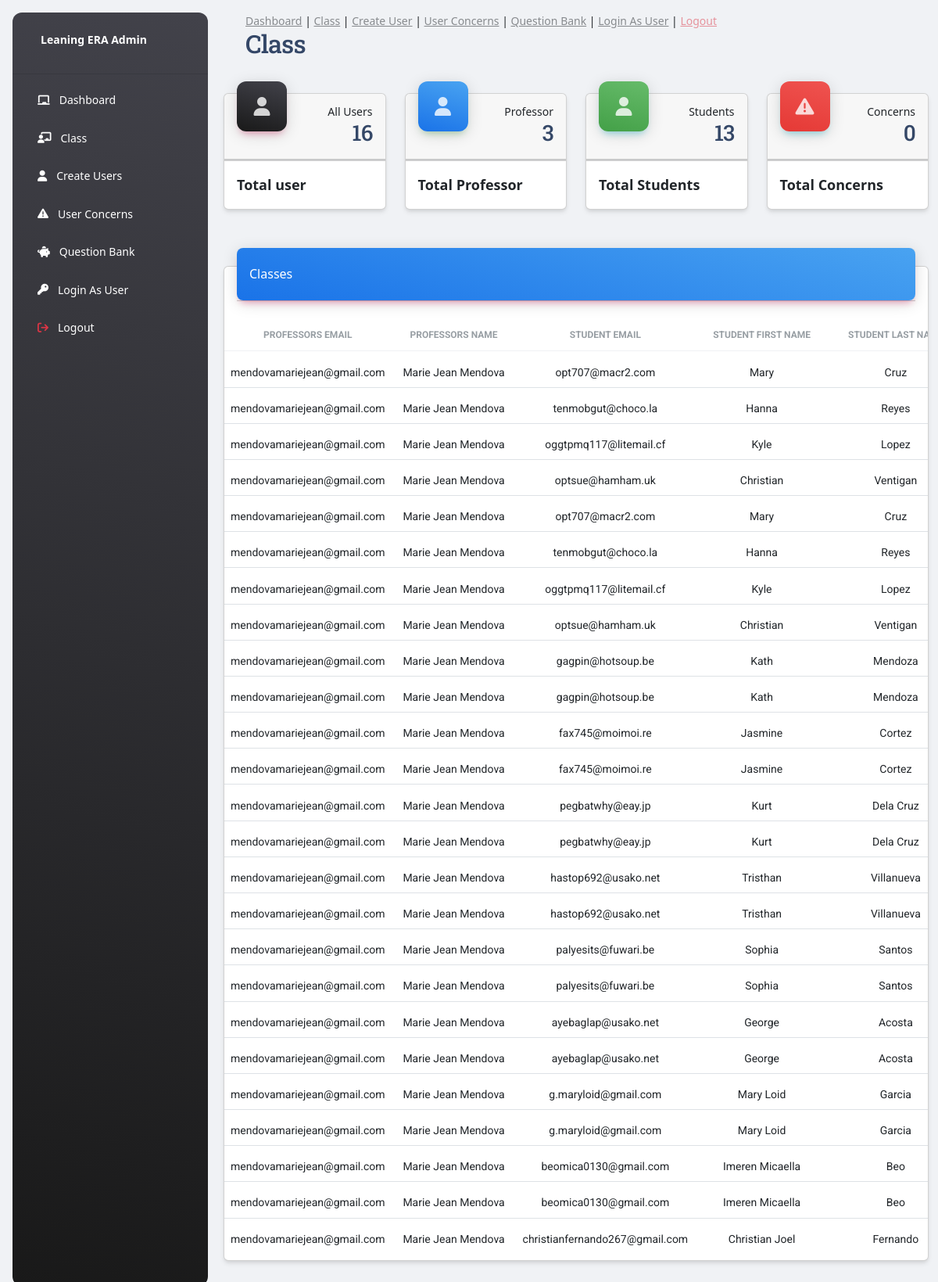
Screenshot of /admin/class.php with the database file from the repository.
### tables this page shows
CREATE TABLE `prof_class` (
  `id` int(11) NOT NULL,
  `prof_email` varchar(255) NOT NULL,
  `prof_name` varchar(255) NOT NULL,
  `student_email` varchar(255) NOT NULL,
  `student_fname` varchar(255) NOT NULL,
  `student_lname` varchar(255) NOT NULL,
  `student_gender` varchar(255) NOT NULL,
  `subject` varchar(255) NOT NULL,
  `subject_token` varchar(255) NOT NULL,
  `image_upload` varchar(255) NOT NULL,
  `approval` int(11) NOT NULL,
  `score` int(11) NOT NULL,
  `badges` varchar(255) NOT NULL
);

### admin/class.php (the view, shortened to what this page needs)
<!DOCTYPE html>
<html lang="en">
<head>
  <?php
    include "../connect.php";
    include "head_links.php"
  ?>
</head>
<body class="g-sidenav-show  bg-gray-200">
  <?php
    include "side_navbar.php";
  ?>
  <main class="main-content position-relative max-height-vh-100 h-100 border-radius-lg ">
    <?php
      include "navbar.php";
      include "users_hero.php";
    ?>
    <div class="container-fluid py-4">
      <div class="row">
        <div class="col-12">
          <div class="card my-4">
            <div class="card-header p-0 position-relative mt-n4 mx-3 z-index-2">
              <div class="bg-gradient-info shadow-primary border-radius-lg pt-4 pb-3">
                <h6 class="text-white text-capitalize ps-3">Classes</h6>
              </div>
            </div>
            <div class="card-body px-0 pb-2">
              <div class="table-responsive p-0">
                <?php
                  $sql_prof = "select * from prof_class";
                  $res_prof = mysqli_query($conn, $sql_prof);
                  if($res_prof->num_rows > 0)
                  {
                    echo'
                    <table class="table align-items-center mb-0">
                      <thead>
                        <tr>
                          <th class="text-center text-uppercase text-secondary text-xs font-weight-bolder opacity-7">Professors Email</th>
                          <th class="text-center text-uppercase text-secondary text-xs font-weight-bolder opacity-7">Professors Name</th>
                          <th class="text-center text-uppercase text-secondary text-xs font-weight-bolder opacity-7">Student Email</th>
                          <th class="text-center text-uppercase text-secondary text-xs font-weight-bolder opacity-7">Student First Name</th>
                          <th class="text-center text-uppercase text-secondary text-xs font-weight-bolder opacity-7">Student Last Name</th>
                          <th class="text-center text-uppercase text-secondary text-xs font-weight-bolder opacity-7">Student Gender</th>
                          <th class="text-center text-uppercase text-secondary text-xs font-weight-bolder opacity-7">Subject</th>
                          <th class="text-center text-uppercase text-secondary text-xs font-weight-bolder opacity-7">Subject ID</th>
                          <th class="text-center text-uppercase text-secondary text-xs font-weight-bolder opacity-7">Approval Status</th>
                          <th class="text-center text-uppercase text-secondary text-xs font-weight-bolder opacity-7">Scores</th>
                        </tr>
                      </thead>
                    <tbody>
                    ';
                    while($row = $res_prof->fetch_assoc())
                    {
                      $prof_email = $row['prof_email'];
                      $prof_name = $row['prof_name'];
                      $student_email = $row['student_email'];
                      $student_fname = $row['student_fname'];
                      $student_lname = $row['student_lname'];
                      $student_gender = $row['student_gender'];
                      $subject = $row['subject'];
                      $subject_ID = $row['subject_token'];
                      $approval = $row['approval'];
                      $score = $row['score'];
                      if($approval == 1)
                      {
                        $approval = ' <span class="badge badge-sm bg-gradient-success">Approved</span>';
                      }
                      else
                      if($approval == 0)
                      {
                        $approval = ' <span class="badge badge-sm bg-gradient-warning">Pending</span>';
                      }
                      else{
                        $approval = ' <span class="badge badge-sm bg-gradient-danger">Rejected</span>';
                      }
                      echo'
                      <tr>
                        <td class="align-middle text-center text-sm pt-3">
                          '.$prof_email.'
                        </td>
                        <td class="align-middle text-center text-sm pt-3">
                          '.$prof_name.'
                        </td>
                        <td class="align-middle text-center text-sm pt-3">
                          '.$student_email.'
                        </td>
                        <td class="align-middle text-center text-sm pt-3">
                          '.$student_fname.'
                        </td>
                        <td class="align-middle text-center text-sm pt-3">
                          '.$student_lname.'
                        </td>
                        <td class="align-middle text-center text-sm pt-3">
                          '.$student_gender.'
                        </td>
                        <td class="align-middle text-center text-sm pt-3">
                          '.$subject.'
                        </td>
                        <td class="align-middle text-center text-sm pt-3">
                          '.$subject_ID.'
                        </td>
                        <td class="align-middle text-center text-sm pt-3">
                          '.$approval.'
                        </td>
                        <td class="align-middle text-center text-sm pt-3">
                          '.$score.'
                        </td>
                      </tr>
                      ';
                    }
                  echo'
                    </tbody>
                  </table>
                  ';
                  }
                ?>
              </div>
            </div>
          </div>
        </div>
      </div>
    </div>
</body>
</html>

### rows the page displays
prof_class: prof_email "mendovamariejean@gmail.com", prof_name "Marie Jean Mendova", student_email "opt707@macr2.com", student_fname "Mary", student_lname "Cruz"
prof_class: prof_email "mendovamariejean@gmail.com", prof_name "Marie Jean Mendova", student_email "tenmobgut@choco.la", student_fname "Hanna", student_lname "Reyes"
prof_class: prof_email "mendovamariejean@gmail.com", prof_name "Marie Jean Mendova", student_email "oggtpmq117@litemail.cf", student_fname "Kyle", student_lname "Lopez"
prof_class: prof_email "mendovamariejean@gmail.com", prof_name "Marie Jean Mendova", student_email "optsue@hamham.uk", student_fname "Christian", student_lname "Ventigan"
prof_class: prof_email "mendovamariejean@gmail.com", prof_name "Marie Jean Mendova", student_email "opt707@macr2.com", student_fname "Mary", student_lname "Cruz"
prof_class: prof_email "mendovamariejean@gmail.com", prof_name "Marie Jean Mendova", student_email "tenmobgut@choco.la", student_fname "Hanna", student_lname "Reyes"
prof_class: prof_email "mendovamariejean@gmail.com", prof_name "Marie Jean Mendova", student_email "oggtpmq117@litemail.cf", student_fname "Kyle", student_lname "Lopez"
prof_class: prof_email "mendovamariejean@gmail.com", prof_name "Marie Jean Mendova", student_email "optsue@hamham.uk", student_fname "Christian", student_lname "Ventigan"
prof_class: prof_email "mendovamariejean@gmail.com", prof_name "Marie Jean Mendova", student_email "gagpin@hotsoup.be", student_fname "Kath", student_lname "Mendoza"
prof_class: prof_email "mendovamariejean@gmail.com", prof_name "Marie Jean Mendova", student_email "gagpin@hotsoup.be", student_fname "Kath", student_lname "Mendoza"
prof_class: prof_email "mendovamariejean@gmail.com", prof_name "Marie Jean Mendova", student_email "fax745@moimoi.re", student_fname "Jasmine", student_lname "Cortez"
prof_class: prof_email "mendovamariejean@gmail.com", prof_name "Marie Jean Mendova", student_email "fax745@moimoi.re", student_fname "Jasmine", student_lname "Cortez"
prof_class: prof_email "mendovamariejean@gmail.com", prof_name "Marie Jean Mendova", student_email "pegbatwhy@eay.jp", student_fname "Kurt", student_lname "Dela Cruz"
prof_class: prof_email "mendovamariejean@gmail.com", prof_name "Marie Jean Mendova", student_email "pegbatwhy@eay.jp", student_fname "Kurt", student_lname "Dela Cruz"
prof_class: prof_email "mendovamariejean@gmail.com", prof_name "Marie Jean Mendova", student_email "hastop692@usako.net", student_fname "Tristhan", student_lname "Villanueva"
prof_class: prof_email "mendovamariejean@gmail.com", prof_name "Marie Jean Mendova", student_email "hastop692@usako.net", student_fname "Tristhan", student_lname "Villanueva"
prof_class: prof_email "mendovamariejean@gmail.com", prof_name "Marie Jean Mendova", student_email "palyesits@fuwari.be", student_fname "Sophia", student_lname "Santos"
prof_class: prof_email "mendovamariejean@gmail.com", prof_name "Marie Jean Mendova", student_email "palyesits@fuwari.be", student_fname "Sophia", student_lname "Santos"
prof_class: prof_email "mendovamariejean@gmail.com", prof_name "Marie Jean Mendova", student_email "ayebaglap@usako.net", student_fname "George", student_lname "Acosta"
prof_class: prof_email "mendovamariejean@gmail.com", prof_name "Marie Jean Mendova", student_email "ayebaglap@usako.net", student_fname "George", student_lname "Acosta"
prof_class: prof_email "mendovamariejean@gmail.com", prof_name "Marie Jean Mendova", student_email "g.maryloid@gmail.com", student_fname "Mary Loid", student_lname "Garcia"
prof_class: prof_email "mendovamariejean@gmail.com", prof_name "Marie Jean Mendova", student_email "g.maryloid@gmail.com", student_fname "Mary Loid", student_lname "Garcia"
prof_class: prof_email "mendovamariejean@gmail.com", prof_name "Marie Jean Mendova", student_email "beomica0130@gmail.com", student_fname "Imeren Micaella", student_lname "Beo"
prof_class: prof_email "mendovamariejean@gmail.com", prof_name "Marie Jean Mendova", student_email "beomica0130@gmail.com", student_fname "Imeren Micaella", student_lname "Beo"
prof_class: prof_email "mendovamariejean@gmail.com", prof_name "Marie Jean Mendova", student_email "christianfernando267@gmail.com", student_fname "Christian Joel", student_lname "Fernando"

### other values shown
$count_all_user "16"
$count_all_prof "3"
$count_all_student "13"
$count_all_concerns "0"
